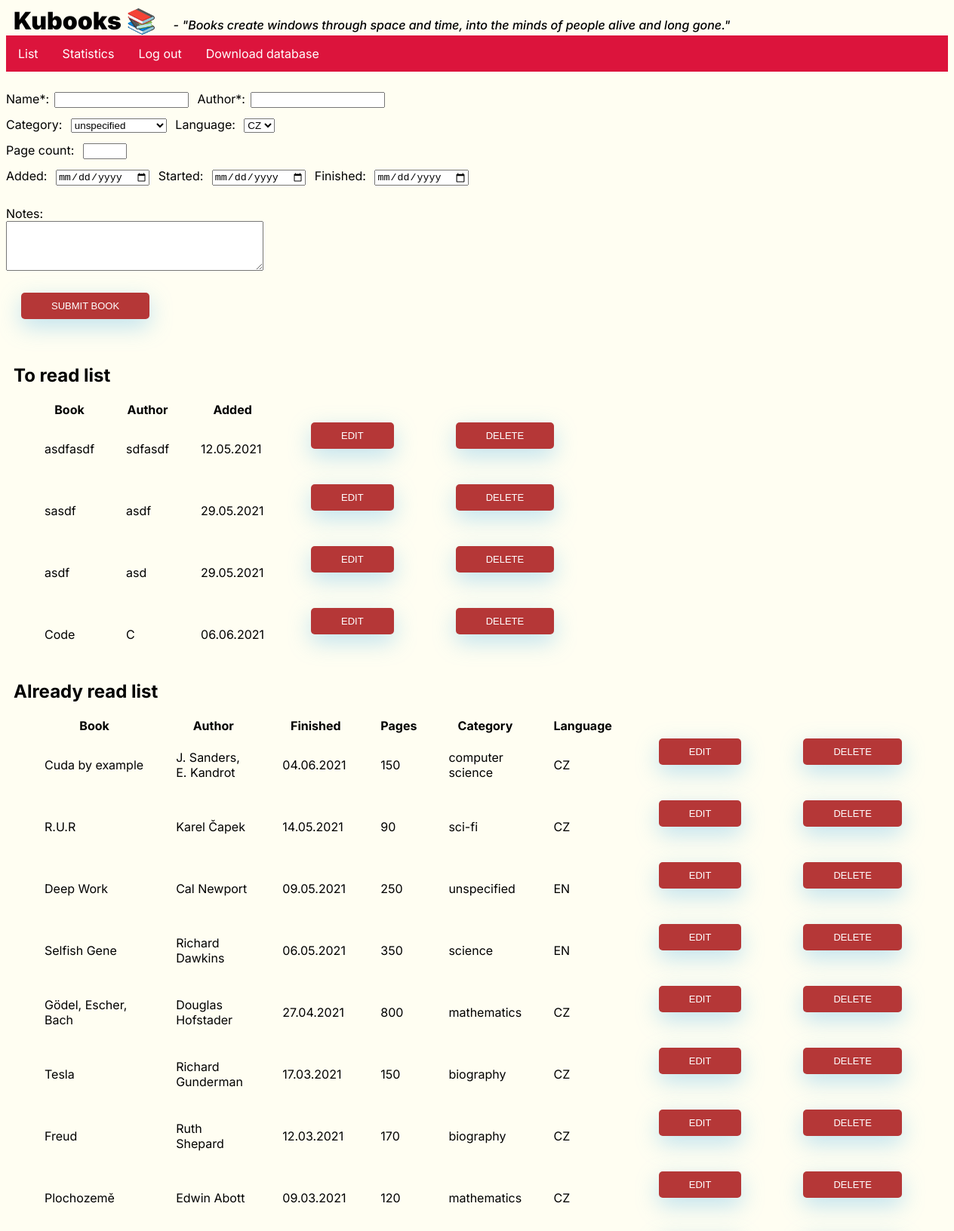
/edit (signed in, upper part), run on the app's committed database.
### app.py (models this page shows)
class Books(db.Model):
    id = db.Column(db.Integer, primary_key=True)
    name = db.Column(db.String(40), nullable=False)
    author = db.Column(db.String(40), nullable=False)
    added_date = db.Column(db.DateTime, default=datetime.utcnow)
    start_date = db.Column(db.DateTime)
    finish_date = db.Column(db.DateTime)
    pages = db.Column(db.Integer)
    notes = db.Column(db.String(400))
    category_id = db.Column(db.Integer, db.ForeignKey('categories.id'))
    language_id = db.Column(db.Integer, db.ForeignKey('languages.id'))

class Categories(db.Model):
    id = db.Column(db.Integer, primary_key=True)
    name = db.Column(db.String(20))

class Languages(db.Model):
    id = db.Column(db.Integer, primary_key=True)
    name = db.Column(db.String(2), nullable=False)

### app.py (the view, shortened to what this page needs)
@app.route("/edit", methods=['GET', 'POST'])
def edit():
    if g.user:
        date2datetime = lambda date: datetime.strptime(date, '%Y-%m-%d')
        to_edit = False
        book_to_edit = None
        read_books = db.session.execute("SELECT b.id, b.name, b.author, b.added_date, b.start_date, b.finish_date, b.pages, c.name, l.name FROM BOOKS b JOIN  CATEGORIES c ON (b.category_id = c.id) JOIN LANGUAGES l ON (b.language_id = l.id) WHERE finish_date IS NOT NULL ORDER BY b.finish_date DESC")
        not_read_books = db.session.execute("SELECT b.id, b.name, b.author, b.added_date, b.start_date, b.finish_date, b.pages, c.name, l.name, b.notes FROM BOOKS b JOIN  CATEGORIES c ON (b.category_id = c.id) JOIN LANGUAGES l ON (b.language_id = l.id) WHERE finish_date IS NULL ORDER BY b.finish_date DESC")
        categories = db.session.execute('SELECT * FROM CATEGORIES')
        languages = db.session.execute("SELECT * FROM LANGUAGES")
        return render_template('edit.html', not_read_books=not_read_books,
                                                read_books=read_books,
                                                categories=categories,
                                                to_edit=to_edit,
                                                book_to_edit=book_to_edit,
                                                languages=languages)
    else:
        return redirect(url_for('login'))

### app.py (called while the page is built)
@app.before_request
def before_request():
    g.user = None
    if 'user' in session:
        g.user = session['user']

### templates/edit.html (shortened to what this page needs)
<!DOCTYPE html>
<html lang="cs">
  <head>
    <link rel="stylesheet" href="{{ url_for('static', filename='css/style.css') }}">
        <h1 id="main-header">Kubooks &#x1F4Da </h1><p id="quote"><i>&emsp;- "Books create windows through space and time, into the minds of people alive and long gone."</i></p>
  </head>
  <body>
    <ul id="main">
      <li><a href = "/edit">List</a></li>
      <li><a href="/statistics">Statistics</a></li>
      <li><a href="/logout">Log out</a></li>
      <li><a href="/download">Download database</a></li>
    </ul>
    {% if to_edit == False %}
    <form action="/edit" method="POST">
      Name*:<input type="text" name="name" id="name" value="" required>
      Author*:<input type="text" name="author" value="" required> <br>
      Category: <select name="category_id" value="">
        {% for row in categories %}
          <option value="{{ row[0] }}">{{ row[1] }}</option>
        {% endfor %}
      </select>
      Language: <select name="language_id" value="">
        {% for row in languages %}
          <option value="{{ row[0] }}">{{ row[1] }}</option>
        {% endfor %}
      </select> <br>
      Page count: <input type="number" name="pages" value=""> <br>
      Added: <input type="date", name="added_date" value="">
      Started: <input type="date", name="start_date" value="">
      Finished: <input type="date", name="finish_date" value=""> <br>
      <br> Notes: <br> <textarea name="notes" rows="4" cols="40"></textarea> <br>
      <br>
      <input type="submit" value="Submit book">
    </form>
    {% endif %}
    <h2>To read list</h2>
    <table>
      <tr>
        <th>Book</th>
        <th>Author</th>
        <th>Added</th>
      </tr>
      {% for row in not_read_books %}
      <tr>
      {% for value in row[1:3] %}
        <td>{{ value }}</td>
      {% endfor %}
      <td>{{ row[3][8:10] }}.{{ row[3][5:7] }}.{{ row[3][0:4] }}</td>
        <td id="edit-button">
          <form action="/edit" method="POST">
            <input type="submit" value="edit">
          </form>
        </td>
         <td id="delete-button">
          <form action="/edit" method="POST">
            <input type="submit" value="delete">
          </form>
        </td>
      </tr>
      {% endfor %}
    </table>
    <h2>Already read list</h2>
    <table>
      <tr>
        <th>Book</th>
        <th>Author</th>
        <th>Finished</th>
        <th>Pages</th>
        <th>Category</th>
        <th>Language</th>
      </tr>
      {% for row in read_books %}
      <tr>
      {% for value in row[1:3] %}
        <td>{{ value }}</td>
      {% endfor %}
      {% for date in row[5:6] %}
        {% if date is not none %}
        <td>{{ date[8:10] }}.{{ date[5:7] }}.{{ date[0:4] }}   </td>
        {% else %}
        <td>/</td>
        {% endif %}
      {% endfor %}
      {% for value in row[6:] %}
        <td>{{ value }}</td>
      {% endfor %}
        <td>
          <form action="/edit" method="POST">
            <input type="submit" value="edit">
          </form>
        </td>
         <td>
          <form action="/edit" method="POST">
            <input type="submit" value="delete">
          </form>
        </td>
      </tr>
      {% endfor %}
    </table>
  </body>
</html>

### static/css/style.css (style rules this page uses)
body { font-family: 'Inter', sans-serif; background-color: #fffef2; }
h1, h2, table { margin-left: 10px; }
h1 { font-size: xx-large; font-weight: 900; }
ul#main { list-style-type: none; margin: 0; padding: 0; overflow: hidden; background-color: crimson; margin-bottom: 20px; }
ul#main li { float: left; margin-left: auto; margin-right: auto; }
ul#main li a { display: block; color: white; text-align: center; padding: 14px 16px; text-decoration: none; }
input, select { margin: 7px; }
table { border-collapse: separate; border-spacing: 40px 0px; }
input[type="number"] { width: 50px; }
input[type="text"] { width: 170px; }
h1#main-header { display: inline; }
p#quote { display: inline; font-weight: 500; font-size: medium; }
input[type=button], input[type=submit], input[type=reset] { background-color: rgb(181,55,55); border: none; color: white; padding: 10px 40px; text-align: center; text-decoration: none; display: inline-block; text-transform: uppercase; font-size: 13px; -webkit-box-shadow: 0 10px 30px 0 rgba(95,186,233,0.4); box-shadow: 0 10px 30px 0 rgba(95,186,233,0.4); -webkit-border-radius: 5px 5px 5px 5px; border-radius: 5px 5px 5px 5px; margin: 5px 20px 40px 20px; -webkit-transition: all 0.01s ease-in-out; -moz-transition: all 0.01s ease-in-out; -ms-transition: all 0.01s ease-in-out; -o-transition: all 0.1s ease-in-out; transition: all 0.1s ease-in-out; }

### data on the page
Books: name "asdfasdf", author "sdfasdf", added_date "12", added_date "05", added_date "2021"
Books: name "sasdf", author "asdf", added_date "29", added_date "05", added_date "2021"
Books: name "asdf", author "asd", added_date "29", added_date "05", added_date "2021"
Books: name "Code", 3 "C", added_date "06", added_date "2021"
Books: name "Cuda by example", author "J. Sanders, E. Kandrot", finish_date "04", finish_date "06", finish_date "2021", value "150"
Categories: name "computer science"
Languages: name "CZ"
Books: name "R.U.R", author "Karel Čapek", finish_date "14", finish_date "05", finish_date "2021", value "90"
Categories: name "sci-fi"
Books: name "Deep Work", author "Cal Newport", finish_date "09", finish_date "05", finish_date "2021", value "250"
Categories: name "unspecified"
Languages: name "EN"
Books: name "Selfish Gene", author "Richard Dawkins", finish_date "06", finish_date "05", finish_date "2021", pages "350"
Categories: name "science"
Books: name "Gödel, Escher, Bach", author "Douglas Hofstader", finish_date "27", finish_date "04", finish_date "2021", pages "800"
Categories: name "mathematics"
Books: name "Tesla", author "Richard Gunderman", finish_date "17", finish_date "03", finish_date "2021", value "150"
Categories: name "biography"
Books: name "Freud", author "Ruth Shepard", finish_date "12", finish_date "03", finish_date "2021", value "170"
Books: name "Plochozemě", author "Edwin Abott", finish_date "09", finish_date "03", finish_date "2021", value "120"

### other printed values
form field category_id "unspecified"
form field language_id "CZ"
